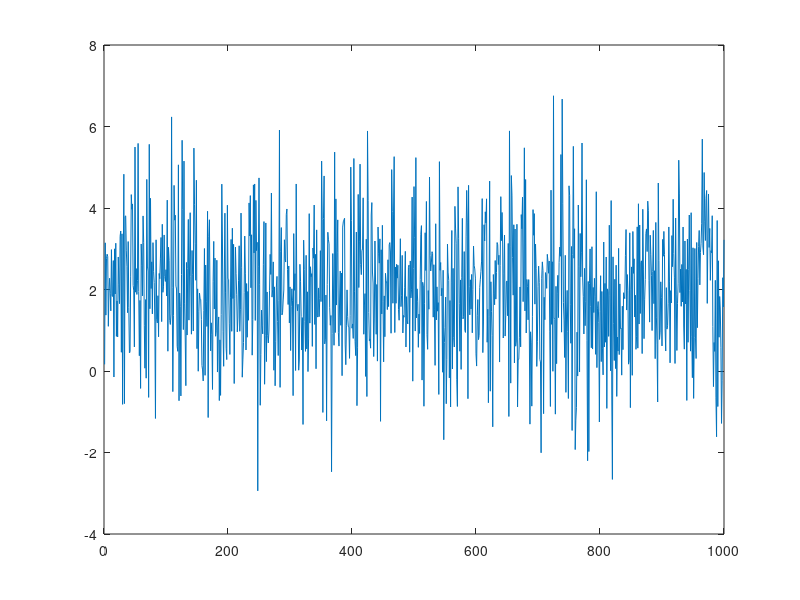
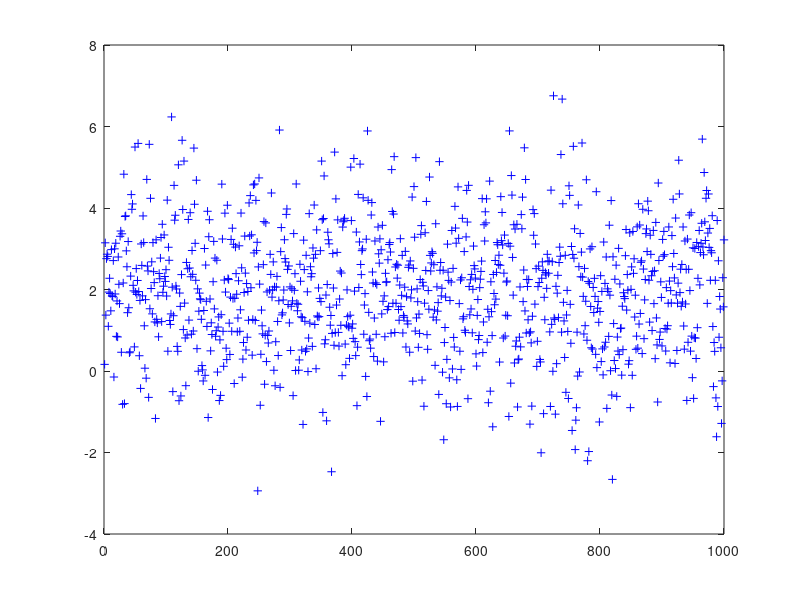
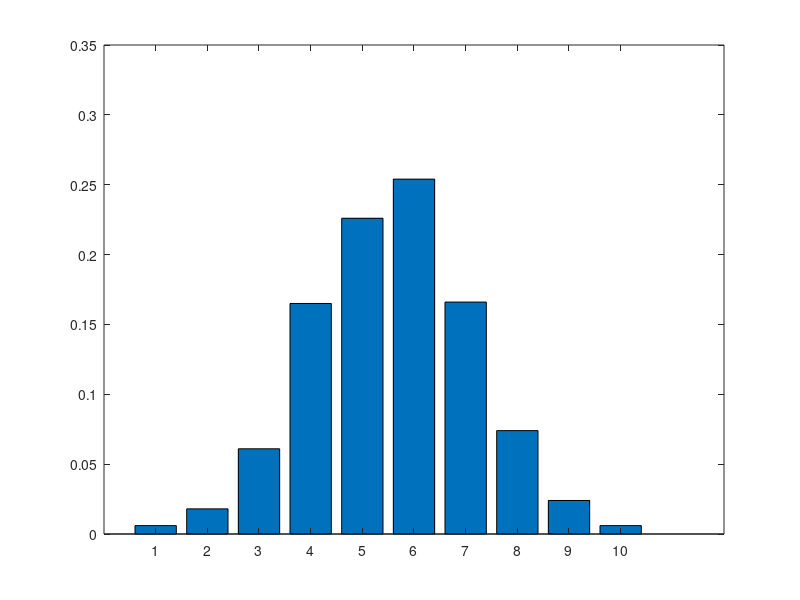
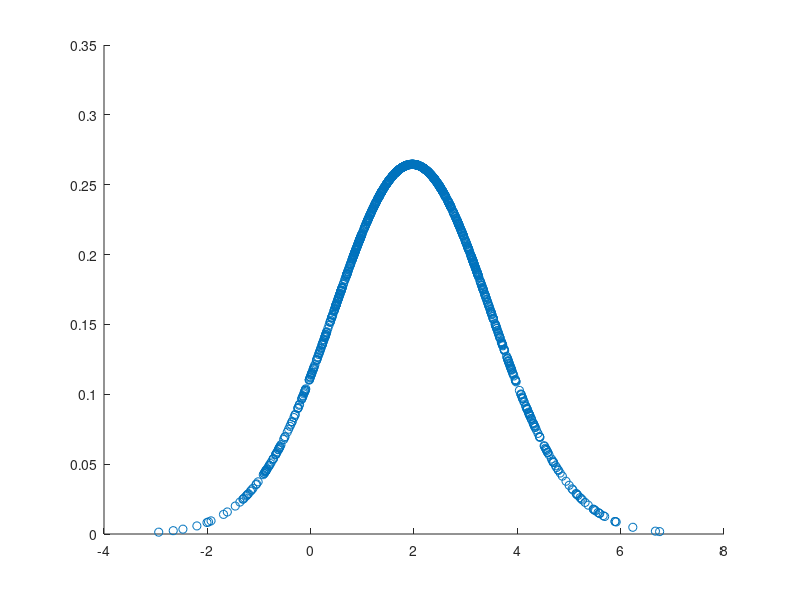

The MATLAB script that drew these images, in order:
%(a) Set seed to 0 using command rng

rng(0);
seed = rng;

%(b) Create a Gaussian random sample X of 1000 observations with mean μ = 2 and standard deviation σ = 1.5 using command randn.

sigma = 1.5;
mu = 2;
X = sigma.*randn(1000,1) + mu;
stats = [mean(X) std(X) var(X)];

%(c) Visualize X using command plot

figure; plot(X);
figure; plot(X, 'b+');

%(d) Show the normalized histogram of X using command hist and bar

figure; bar(hist(X) ./ sum(hist(X)));

%(e) Fit the normal distribution to X and obtain estimated μˆ and σˆ using command normfit.

[muhat,sigmahat] = normfit(X);

%(f) Compute corresponding pdf values evaluated at X using μˆ and σˆ with command normpdf.

Y = normpdf(X,muhat,sigmahat);

%(g) Plot obtained pdf values over normalized histogram graph using command scatter.

figure; scatter(X, Y);